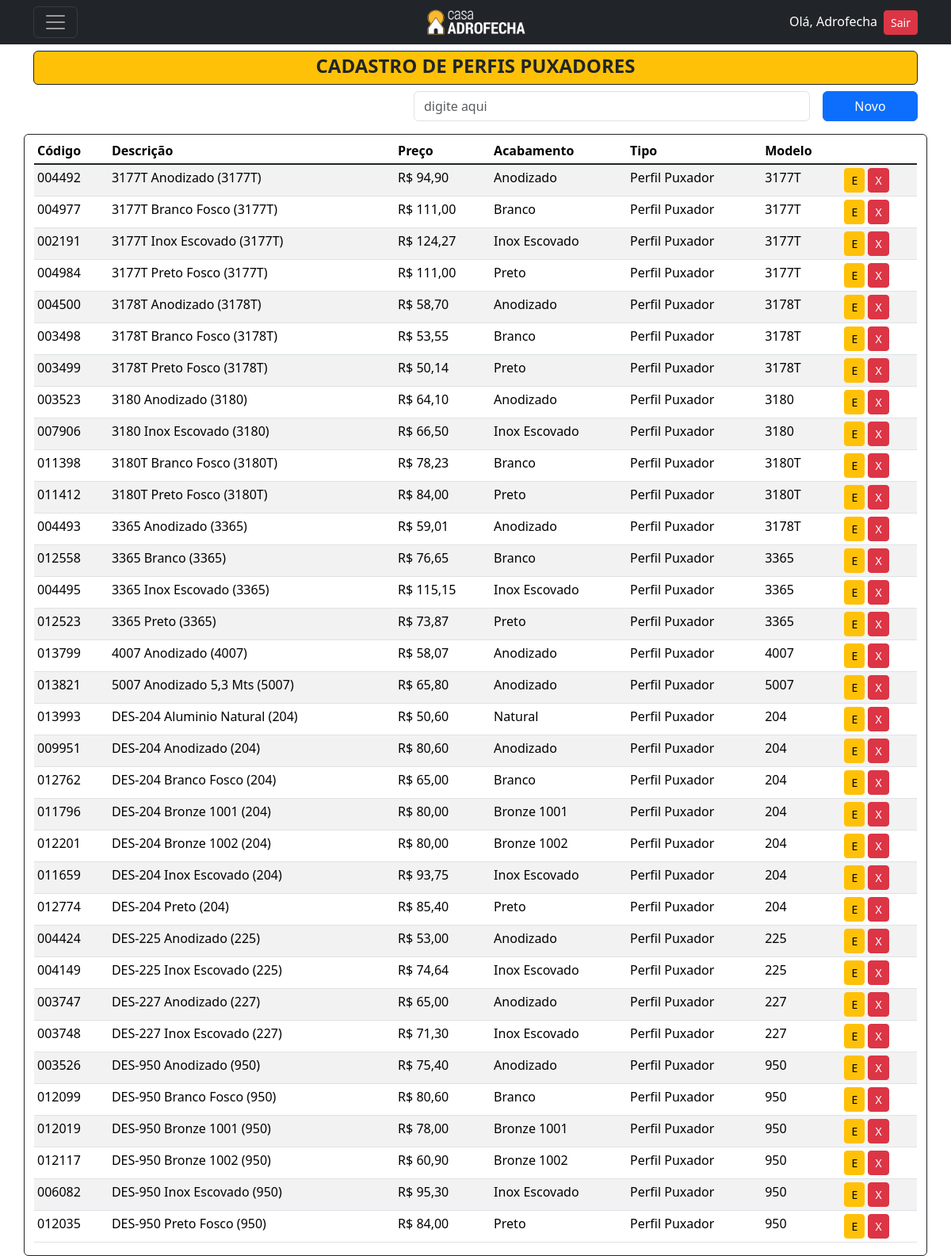
The app's page /listar/perfilpuxador/ (signed in), older data.
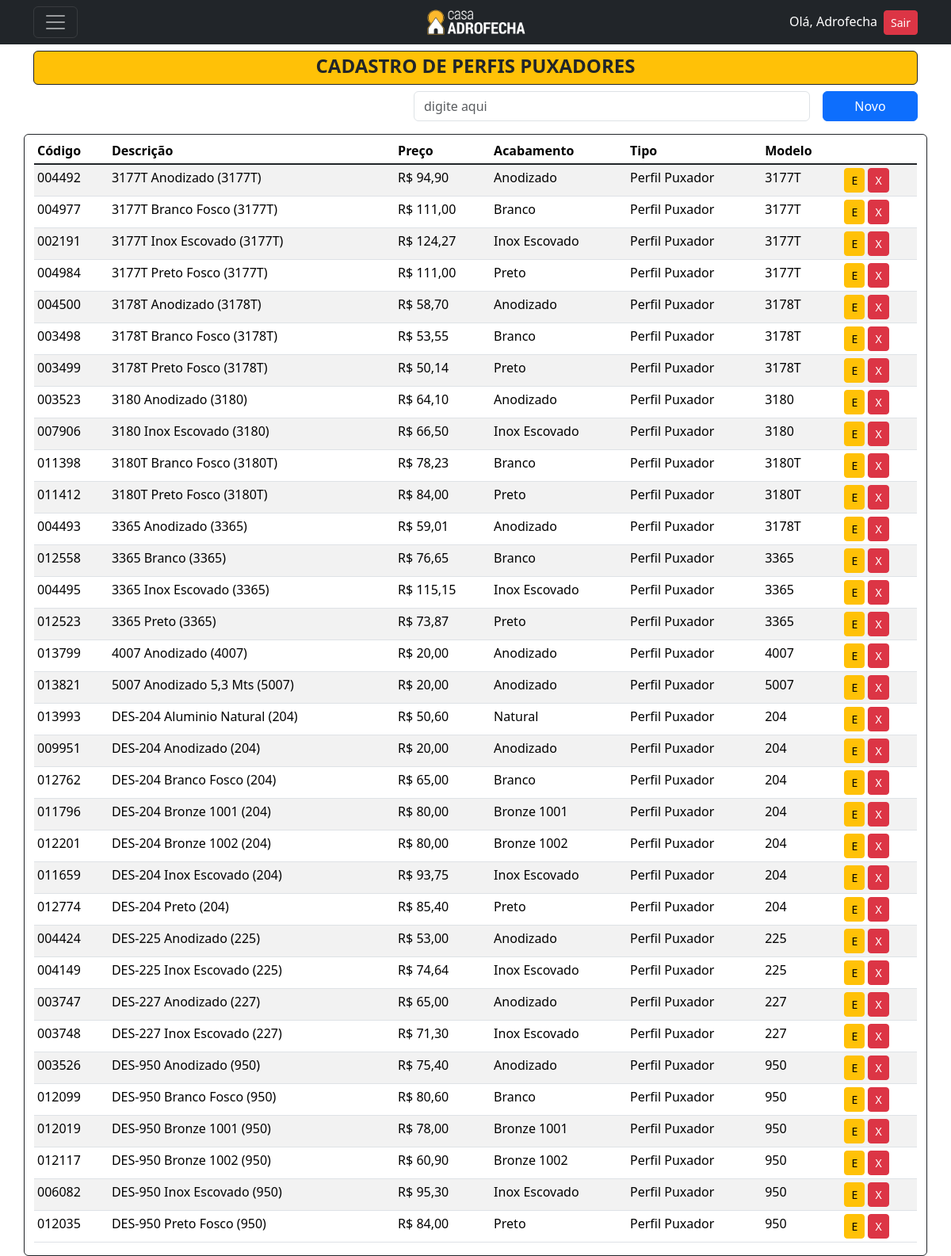
The same page, newer data.
### cadastros/models.py (models this page shows, shortened)
class ItemBase(models.Model):
    codigo = models.CharField(max_length=6, verbose_name="Código", unique=True)
    descricao = models.CharField(max_length=150, verbose_name="Descrição")
    preco = models.DecimalField(decimal_places=2, max_digits=5, verbose_name="Preço")
    acabamento = models.ForeignKey('Acabamento', on_delete=models.PROTECT)
    tipo = models.ForeignKey('Tipo', on_delete=models.PROTECT)
    class Meta:
        abstract = True

class PerfilPuxador(ItemBase):
    modelo = models.ForeignKey(ModeloPerfilPuxador, on_delete=models.PROTECT)
    largura_perfil = models.DecimalField(decimal_places=2, max_digits=5, verbose_name="Largura Perfil")
    aba_perfil = models.DecimalField(decimal_places=2, max_digits=5, verbose_name="Aba Perfil")
    desconto_vidro = models.DecimalField(decimal_places=2, max_digits=5, verbose_name="Desconto P/Vidro")
    largura_puxador = models.DecimalField(decimal_places=2, max_digits=5, verbose_name="Largura Puxador")
    aba_puxador = models.DecimalField(decimal_places=2, max_digits=5, verbose_name="Aba Puxador")
    class Meta:
        verbose_name = 'Perfil Puxador'
        verbose_name_plural = 'Perfis Puxadores'
        ordering = ["descricao"]

class Acabamento(models.Model):
    acabamento = models.CharField(max_length=50, unique=True)
    codigo_rgb = models.CharField(max_length=15, verbose_name="Código RGB",)
    class Meta:
        verbose_name = 'Acabamento'
        verbose_name_plural = 'Acabamentos'
        ordering = ["acabamento"]
    def __str__(self):
        return self.acabamento

class Tipo(models.Model):
    tipo = models.CharField(max_length=30, unique=True)
    class Meta:
        ordering = ["tipo"]
    def __str__(self):
        return self.tipo

class BaseModelo(models.Model):
    modelo = models.CharField(max_length=10, unique=True)
    class Meta:
        abstract = True
    def __str__(self):
        return self.modelo

class ModeloPerfilPuxador(BaseModelo):
    class Meta:
        verbose_name = 'Modelo Perfil Puxador'
        verbose_name_plural = 'Modelo Perfis Puxadores'
        ordering = ["modelo"]

### cadastros/views.py (the view)
# urls.py: path('listar/perfilpuxador/', PerfilPuxadorList.as_view(), name='listar-perfilpuxador'),
class PerfilPuxadorList(LoginRequiredMixin,PermissionRequiredMixin, ListView):
    model = PerfilPuxador
    template_name = 'cadastros/listas/PerfilPuxador.html'
    permission_required = 'cadastros.view_perfilpuxador'

### cadastros/templates/cadastros/listas/perfilPuxador.html (shortened to what this page needs)
{% extends 'base.html' %}
{% block content %}
<header class="mt-5">
  <div>
      <div class="bg-warning rounded text-dark border border-dark pt-1 d-flex align-items-center justify-content-center">
        <h4><strong>CADASTRO DE PERFIS PUXADORES</strong></h4>
      </div>
      <div class="mt-2 d-flex align-items-center justify-content-end">
          <input type="email" class="form-control me-3" style="width: 500px;" name="busca-perfilpuxador" placeholder="digite aqui">
          <a href="{% url 'cadastrar-perfilpuxador' %}" style="width: 120px;" class="btn btn-primary bg-primary">Novo</a>
      </div>
  </div>
</header>
<div class="mt-3">
  <div class="row">
      <div class="border border-dark rounded container">
          <table class="mt-1 table table-sm table-striped">
            <thead>
              <tr>
                <th scope="col ">Código</th>
                <th scope="col ">Descrição</th>
                <th scope="col ">Preço</th>
                <th scope="col ">Acabamento</th>
                <th scope="col ">Tipo</th>
                <th scope="col ">Modelo</th>
              </tr>
            </thead>
            <tbody class="table-group-divider ">
                {% for perfilpuxador in object_list %}
                <tr>
                    <td>{{ perfilpuxador.codigo }}</td>
                    <td>{{ perfilpuxador.descricao }}</td>
                    <td>R$ {{ perfilpuxador.preco }}</td>
                    <td>{{ perfilpuxador.acabamento }}</td>
                    <td>{{ perfilpuxador.tipo }}</td>
                    <td>{{ perfilpuxador.modelo }}</td>
                    <td>
                        <a href="{% url 'editar-perfilpuxador' perfilpuxador.pk %}" class="btn btn-warning btn-sm" title="Editar">E</a>
                        <a href="{% url 'excluir-perfilpuxador' perfilpuxador.pk %}" class="btn btn-danger btn-sm" title="Excluir">X</a>
                    </td>
                </tr>
                {% empty %}
                    <tr>
                        <td colspan="9">Nenhum Perfil Puxador cadastrado</td>
                    </tr>
                {% endfor %}
            </tbody>
          </table>
      </div>
  </div>
</div>
{% endblock %}

Row changes from the older to the newer data that the page shows:
changed PerfilPuxador "4007 Anodizado (4007)": preco "58,07" → "20,00"
changed PerfilPuxador "5007 Anodizado 5,3 Mts (5007)": preco "65,80" → "20,00"
changed PerfilPuxador "DES-204 Anodizado (204)": preco "80,60" → "20,00"
